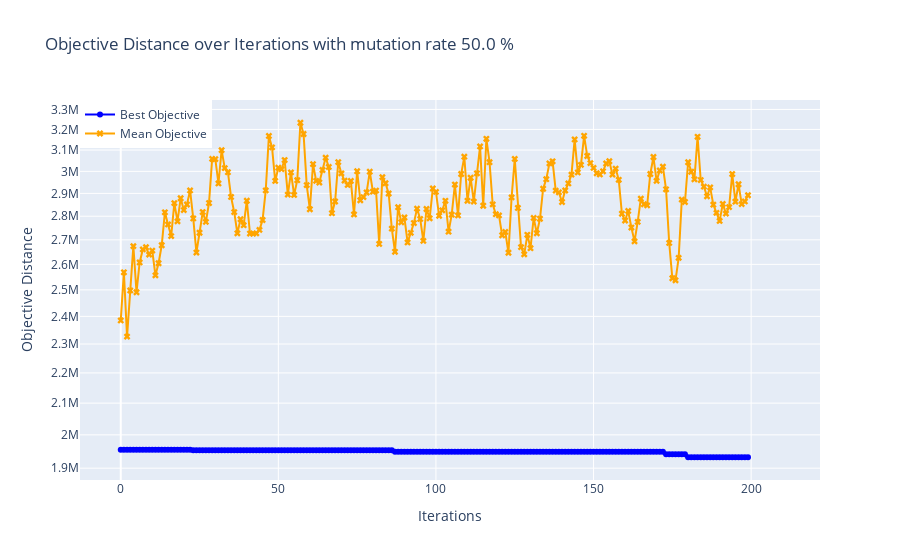
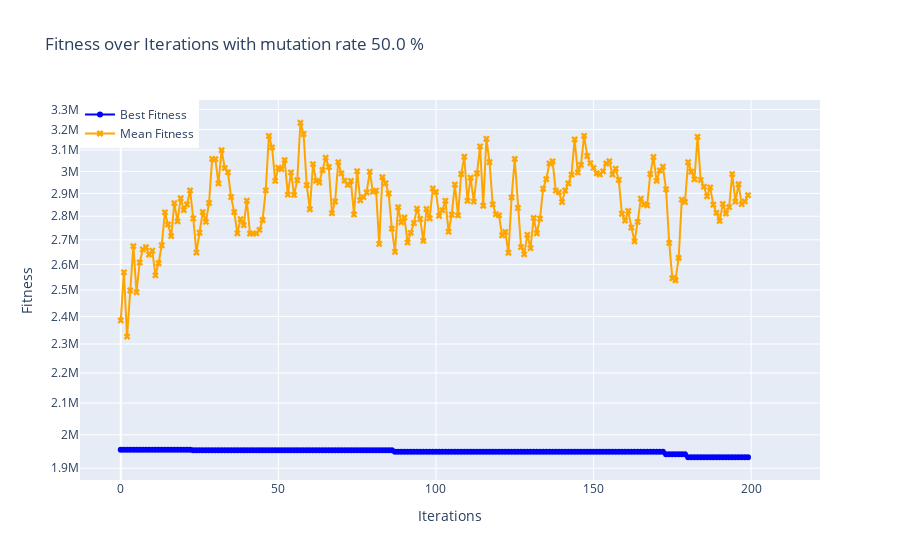
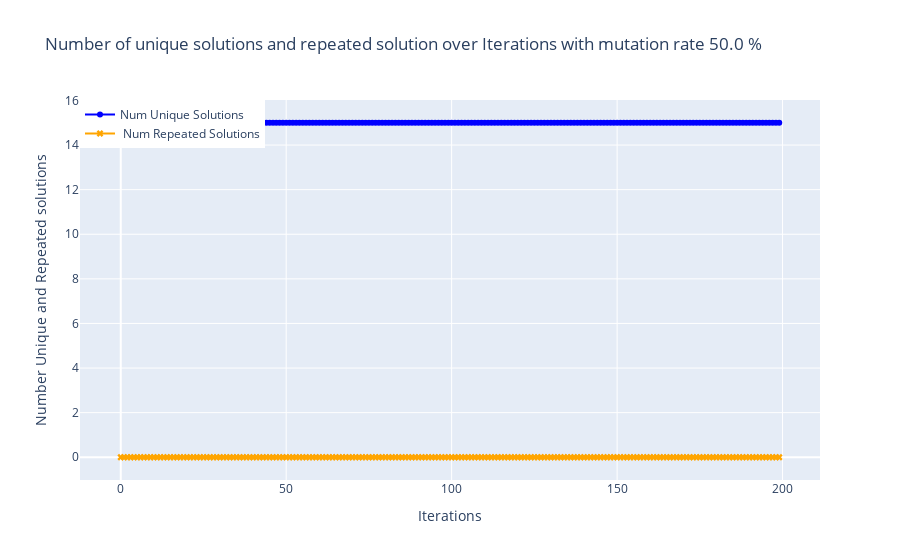
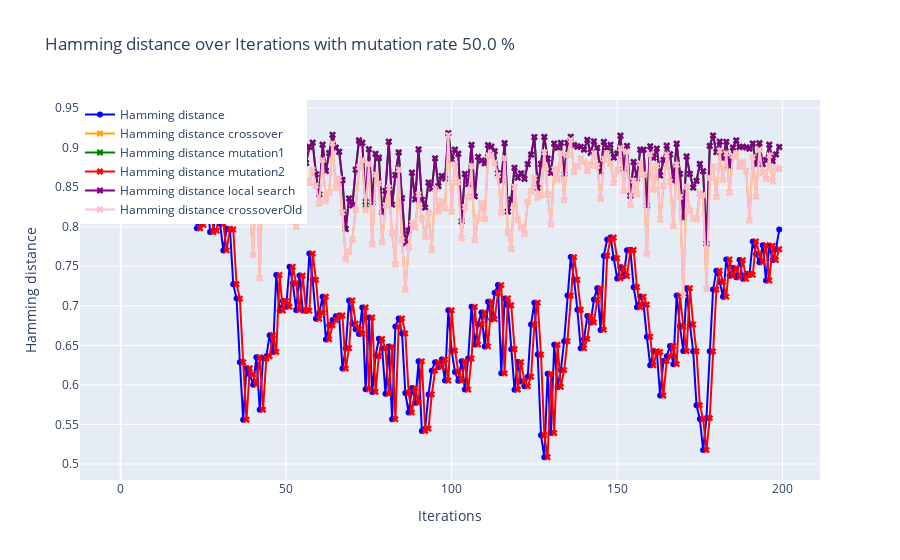

Write notebook code for charts like these, in order.
### Code cell
#c.test_k_means_algorithm(filename=filename)
c.run(filename=filename,generateDataSets=False,clusters=False,local_search=True)

### Figure 1 — Plotly figure (JSON) as saved in the notebook; plotly's stock layout.template omitted (floating-point values rounded to 4 significant figures; data arrays with more than 128 entries replaced by an {"elided": "..."} marker saying what was removed)
{"data": [{"line": {"color": "blue"}, "marker": {"symbol": "circle"}, "mode": "lines+markers", "name": "Best Objective", "type": "scatter", "x": {"elided": "200 int values"}, "y": {"elided": "200 float values"}}, {"line": {"color": "orange"}, "marker": {"symbol": "x"}, "mode": "lines+markers", "name": "Mean Objective", "type": "scatter", "x": {"elided": "200 int values"}, "y": {"elided": "200 float values"}}], "layout": {"annotations": [{"arrowhead": 1, "ax": -10, "ay": -40, "bgcolor": "white", "bordercolor": "black", "showarrow": true, "text": "Best: 1932215.6670414153<br>Mean: 2891850.6892610462", "x": 199, "y": 1932000.0}], "hovermode": "x", "legend": {"x": 0, "y": 1}, "title": {"text": "Objective Distance over Iterations with mutation rate 50.0 %"}, "xaxis": {"title": {"text": "Iterations"}}, "yaxis": {"autorange": true, "title": {"text": "Objective Distance"}, "type": "log"}}}

### Figure 2 — Plotly figure (JSON) as saved in the notebook; plotly's stock layout.template omitted (floating-point values rounded to 4 significant figures; data arrays with more than 128 entries replaced by an {"elided": "..."} marker saying what was removed)
{"data": [{"line": {"color": "blue"}, "marker": {"symbol": "circle"}, "mode": "lines+markers", "name": "Best Fitness", "type": "scatter", "x": {"elided": "200 int values"}, "y": {"elided": "200 float values"}}, {"line": {"color": "orange"}, "marker": {"symbol": "x"}, "mode": "lines+markers", "name": "Mean Fitness", "type": "scatter", "x": {"elided": "200 int values"}, "y": {"elided": "200 float values"}}], "layout": {"annotations": [{"arrowhead": 1, "ax": -10, "ay": -40, "bgcolor": "white", "bordercolor": "black", "showarrow": true, "text": "Best: 1932215.6670414153<br>Mean: 2891850.6892610462", "x": 199, "y": 1932000.0}], "hovermode": "x", "legend": {"x": 0, "y": 1}, "title": {"text": "Fitness over Iterations with mutation rate 50.0 %"}, "xaxis": {"title": {"text": "Iterations"}}, "yaxis": {"autorange": true, "title": {"text": "Fitness"}, "type": "log"}}}

### Figure 3 — Plotly figure (JSON) as saved in the notebook; plotly's stock layout.template omitted (floating-point values rounded to 4 significant figures; data arrays with more than 128 entries replaced by an {"elided": "..."} marker saying what was removed)
{"data": [{"line": {"color": "blue"}, "marker": {"symbol": "circle"}, "mode": "lines+markers", "name": "Num Unique Solutions", "type": "scatter", "x": {"elided": "200 int values"}, "y": {"elided": "200 int values"}}, {"line": {"color": "orange"}, "marker": {"symbol": "x"}, "mode": "lines+markers", "name": " Num Repeated Solutions", "type": "scatter", "x": {"elided": "200 int values"}, "y": {"elided": "200 int values"}}], "layout": {"hovermode": "x", "legend": {"x": 0, "y": 1}, "title": {"text": "Number of unique solutions and repeated solution over Iterations with mutation rate 50.0 %"}, "xaxis": {"title": {"text": "Iterations"}}, "yaxis": {"title": {"text": "Number Unique and Repeated solutions"}}}}

### Figure 4 — Plotly figure (JSON) as saved in the notebook; plotly's stock layout.template omitted (floating-point values rounded to 4 significant figures; data arrays with more than 128 entries replaced by an {"elided": "..."} marker saying what was removed)
{"data": [{"line": {"color": "blue"}, "marker": {"symbol": "circle"}, "mode": "lines+markers", "name": "Hamming distance", "type": "scatter", "x": {"elided": "200 int values"}, "y": {"elided": "200 float values"}}, {"line": {"color": "orange"}, "marker": {"symbol": "x"}, "mode": "lines+markers", "name": "Hamming distance crossover", "type": "scatter", "x": {"elided": "200 int values"}, "y": {"elided": "200 float values"}}, {"line": {"color": "green"}, "marker": {"symbol": "x"}, "mode": "lines+markers", "name": "Hamming distance mutation1", "type": "scatter", "x": {"elided": "200 int values"}, "y": {"elided": "200 float values"}}, {"line": {"color": "red"}, "marker": {"symbol": "x"}, "mode": "lines+markers", "name": "Hamming distance mutation2", "type": "scatter", "x": {"elided": "200 int values"}, "y": {"elided": "200 float values"}}, {"line": {"color": "purple"}, "marker": {"symbol": "x"}, "mode": "lines+markers", "name": "Hamming distance local search", "type": "scatter", "x": {"elided": "200 int values"}, "y": {"elided": "200 float values"}}, {"line": {"color": "pink"}, "marker": {"symbol": "x"}, "mode": "lines+markers", "name": "Hamming distance crossoverOld", "type": "scatter", "x": {"elided": "200 int values"}, "y": {"elided": "200 float values"}}], "layout": {"hovermode": "x", "legend": {"x": 0, "y": 1}, "title": {"text": "Hamming distance over Iterations with mutation rate 50.0 %"}, "xaxis": {"title": {"text": "Iterations"}}, "yaxis": {"title": {"text": "Hamming distance"}}}}
